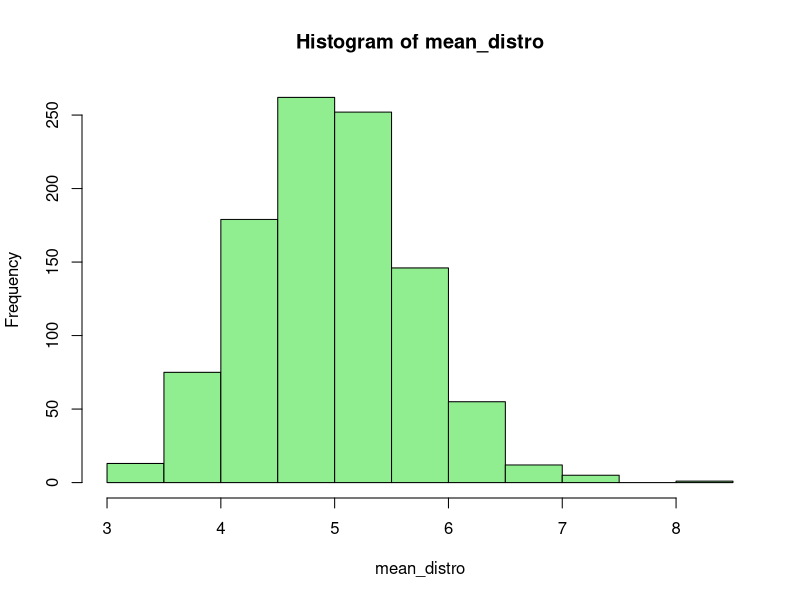

Generate this figure with R:
## ---- chunk 1
# load libraries
library(ggplot2)
## ---- chunk 2

mean_distro <- NULL
for (i in 1 : 1000) mean_distro = c(mean_distro, mean(rexp(50,0.2)))

hist(mean_distro, col="lightgreen")
